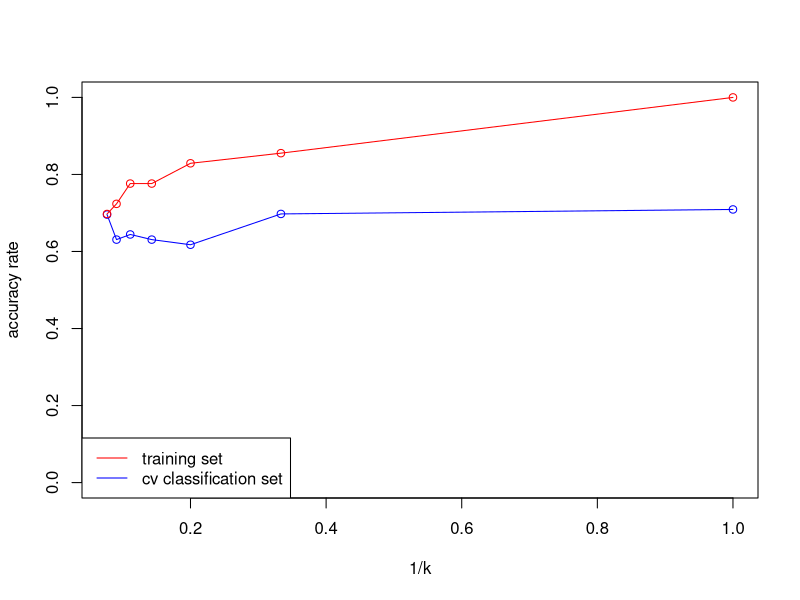

Recreate this plot in R.
## @knitr Pr2.1
set.seed(42)
library(class)
library(rlang)
library(knitr)
library("rstudioapi")
library(MASS)
library(ggplot2)
library(caret)
setwd(dirname(getActiveDocumentContext()$path))
getwd()

csvF<-read.csv(file ="40293751_features.csv" ,header = TRUE)
#kNeighbourMat<-Matrix(csvF[1:8,3])

kNeighbourMat=csvF[csvF$label %in% c('a','j','sad','smiley','xclaim'),]
kNeighbourMat$dummy.class[kNeighbourMat$label %in% c('a','j')]<-"letter"
kNeighbourMat$dummy.class[kNeighbourMat$label=="sad"]<-"sad"
kNeighbourMat$dummy.class[kNeighbourMat$label=="smiley"]<-"smiley"
kNeighbourMat$dummy.class[kNeighbourMat$label=="xclaim"]<-"xclaim"
train.X = cbind(kNeighbourMat$no_neigh_right,kNeighbourMat$aspect_ratio,kNeighbourMat$no_neigh_above,kNeighbourMat$connected_areas)
View(train.X)
ks = c(1,3,5,7,9,11,13)
accuracies = c()
for (kk in ks){
 
  if (kk / 2 !=0)
 
    {
    print(kk)
    knn1=knn(train.X,train.X,kNeighbourMat$dummy.class,k=kk)
  print(table(knn1,kNeighbourMat$dummy.class))
  accuracies = cbind(accuracies, mean(knn1==kNeighbourMat$dummy.class))
  }
}
accuracies

## @knitr Pr2.2
#2.2
kfoldsk=5
kNeighbourMat=kNeighbourMat

kNeighbourMat<-kNeighbourMat[sample(nrow(kNeighbourMat)),]
kNeighbourMat$folds<- cut(seq(1,nrow(kNeighbourMat)),breaks=kfoldsk,labels=FALSE)
View(kNeighbourMat)
kNeighbourMat<-kNeighbourMat[sample(nrow(kNeighbourMat)),]
kNeighbourMat$folds <- cut(seq(1,nrow(kNeighbourMat)),breaks=kfoldsk,labels=FALSE)
train_control <- trainControl(method="cv", number=kfoldsk)

tune_grid <- expand.grid(k = ((1:7)*2) -1)
tune_grid

# train the model
model <- train(dummy.class~no_neigh_right+aspect_ratio+no_neigh_above+connected_areas, data=kNeighbourMat, 
               trControl=train_control, tuneGrid=tune_grid, method="knn")
# summarize results
print(model)

## @knitr Pr2.3
#2.3
tune_grid<- expand.grid(k = 13)#best value of k
newModel<-train(dummy.class~no_neigh_right+aspect_ratio+no_neigh_above+connected_areas, data=kNeighbourMat, 
                trControl=train_control, tuneGrid=tune_grid, method="knn")
knnPredict<-predict(newModel,newdata=kNeighbourMat)
ActualData <- as.factor(kNeighbourMat[["dummy.class"]])
cm=confusionMatrix(knnPredict,ActualData)
cm
#2.4
x1<-model$results$k
y1<-model$results$Accuracy
y2<-accuracies

ks<-c(1,1/3,1/5,1/7,1/9,1/11,1/13)
plot(ks,y1,type="o",ylim=c(0,1),col="blue",ylab="accuracy rate",xlab="1/k")
lines(ks,type="o",y2,col="red")
legend(x = "bottomleft",          
       legend = c("training set", "cv classification set"),lty = c(1, 1),col=c("red","blue"))
